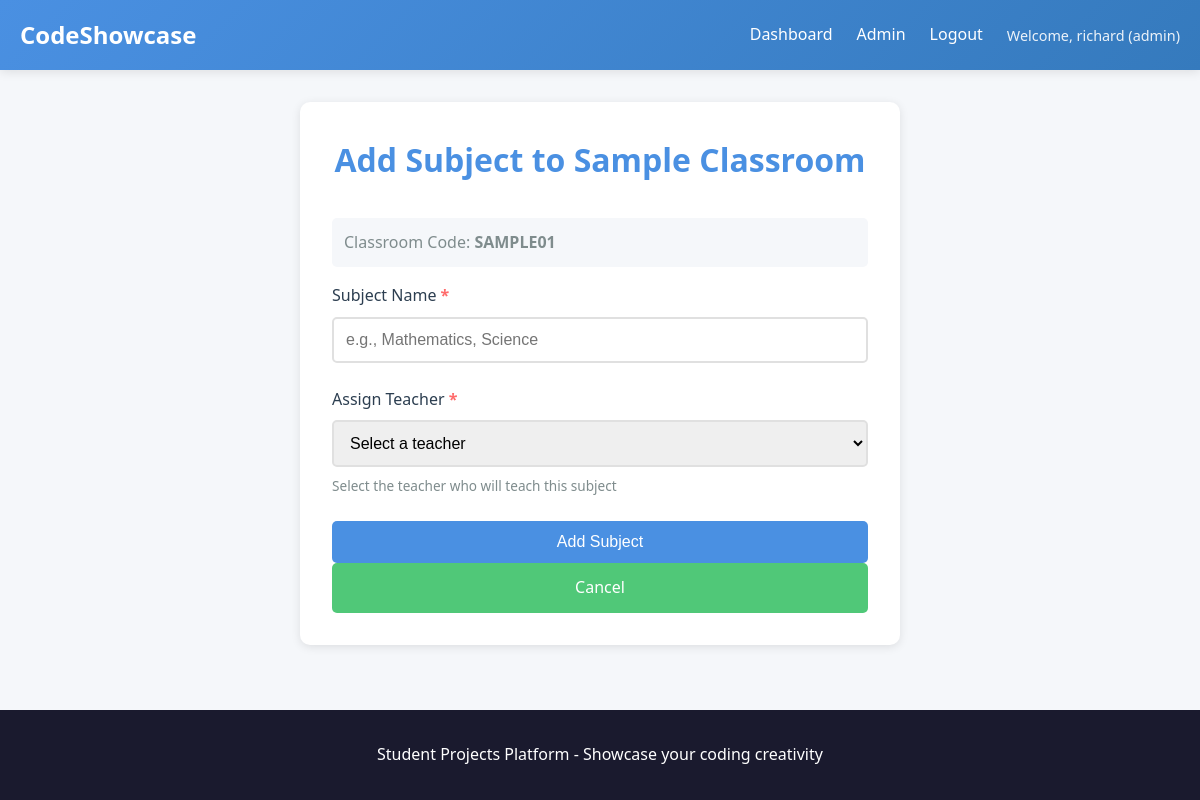
Screenshot of /admin/classroom/1/add-subject (signed in) with the database file from the repository.
### app.py (models this page shows)
class User(UserMixin, db.Model):
    id = db.Column(db.Integer, primary_key=True)
    username = db.Column(db.String(80), unique=True, nullable=False)
    email = db.Column(db.String(120), unique=True, nullable=False)
    password_hash = db.Column(db.String(255), nullable=False)
    role = db.Column(db.String(20), default='student')  # student, teacher, staff, parent, or admin
    parent_email = db.Column(db.String(120), nullable=True)  # Parent email for students (required for students)
    created_at = db.Column(db.DateTime, default=datetime.utcnow)
    classrooms = db.relationship('Classroom', backref='teacher', lazy=True)
    projects = db.relationship('Project', foreign_keys='Project.student_id', backref='student', lazy=True)
    challenge_submissions = db.relationship('ChallengeSubmission', backref='student', lazy=True)

class Classroom(db.Model):
    id = db.Column(db.Integer, primary_key=True)
    name = db.Column(db.String(100), nullable=False)
    code = db.Column(db.String(10), unique=True, nullable=False)
    teacher_id = db.Column(db.Integer, db.ForeignKey('user.id'), nullable=False)
    created_at = db.Column(db.DateTime, default=datetime.utcnow)
    students = db.relationship('ClassroomStudent', backref='classroom', lazy=True, cascade='all, delete-orphan')
    projects = db.relationship('Project', backref='classroom', lazy=True)
    challenges = db.relationship('Challenge', backref='classroom', lazy=True)
    subjects = db.relationship('Subject', backref='classroom', lazy=True, cascade='all, delete-orphan')

### app.py (the view, shortened to what this page needs)
@app.route('/admin/classroom/<int:classroom_id>/add-subject', methods=['GET', 'POST'])
@admin_required
def add_subject(classroom_id):
    classroom = Classroom.query.get_or_404(classroom_id)
    teachers = User.query.filter_by(role='teacher').all()
    return render_template('add_subject.html', classroom=classroom, teachers=teachers)

### app.py (called while the page is built)
@login_manager.user_loader
def load_user(user_id):
    return User.query.get(int(user_id))

def admin_required(f):
    @wraps(f)
    @login_required
    def decorated_function(*args, **kwargs):
        if current_user.role != 'admin':
            flash('Access denied. Admin privileges required.', 'error')
            return redirect(url_for('dashboard'))
        return f(*args, **kwargs)
    return decorated_function

### templates/add_subject.html (shortened to what this page needs)
{% extends "base.html" %}
{% block content %}
<div class="container">
    <div class="form-container">
        <h1>Add Subject to {{ classroom.name }}</h1>
        <p class="classroom-info">Classroom Code: <strong>{{ classroom.code }}</strong></p>
        <form method="POST" action="{{ url_for('add_subject', classroom_id=classroom.id) }}">
            <div class="form-group">
                <label for="name">Subject Name <span class="required">*</span></label>
                <input type="text" id="name" name="name" required placeholder="e.g., Mathematics, Science">
            </div>
            <div class="form-group">
                <label for="teacher_id">Assign Teacher <span class="required">*</span></label>
                <select id="teacher_id" name="teacher_id" required>
                    <option value="">Select a teacher</option>
                </select>
                <small>Select the teacher who will teach this subject</small>
            </div>
            <button type="submit" class="btn btn-primary btn-block">Add Subject</button>
            <a href="{{ url_for('classroom_view', classroom_id=classroom.id) }}" class="btn btn-secondary btn-block">Cancel</a>
        </form>
    </div>
</div>
{% endblock %}

### templates/base.html (shortened to what this page needs)
<!DOCTYPE html>
<html lang="en">
<head>
    <link rel="stylesheet" href="{{ url_for('static', filename='css/style.css') }}">
</head>
<body>
    <nav class="navbar">
        <div class="container">
            <a href="{{ url_for('index') }}" class="logo">CodeShowcase</a>
            <div class="nav-links">
                {% if current_user.is_authenticated %}
                    <a href="{{ url_for('dashboard') }}">Dashboard</a>
                    {% if current_user.role == 'admin' %}
                        <a href="{{ url_for('admin_dashboard') }}">Admin</a>
                    {% endif %}
                    <a href="{{ url_for('logout') }}">Logout</a>
                    <span class="user-info">Welcome, {{ current_user.username }} ({{ current_user.role }})</span>
                {% else %}
                    <a href="{{ url_for('login') }}">Login</a>
                    <a href="{{ url_for('register') }}">Register</a>
                {% endif %}
            </div>
        </div>
    </nav>
    <main class="main-content">
        {% block content %}{% endblock %}
    </main>
    <footer class="footer">
        <div class="container">
            <p>Student Projects Platform - Showcase your coding creativity</p>
        </div>
    </footer>
</body>
</html>

### static/css/style.css (style rules this page uses)
* { margin: 0; padding: 0; box-sizing: border-box; }
:root { --primary-color: #4a90e2; --secondary-color: #50c878; --accent-color: #ff6b6b; --dark-bg: #1a1a2e; --light-bg: #f5f7fa; --text-dark: #2c3e50; --text-light: #7f8c8d; --border-color: #e0e0e0; --shadow: 0 2px 10px rgba(0, 0, 0, 0.1); --shadow-hover: 0 4px 20px rgba(0, 0, 0, 0.15); }
body { font-family: 'Segoe UI', Tahoma, Geneva, Verdana, sans-serif; background-color: var(--light-bg); color: var(--text-dark); line-height: 1.6; min-height: 100vh; display: flex; flex-direction: column; }
.container { max-width: 1200px; margin: 0 auto; padding: 0 20px; width: 100%; }
.navbar { background: linear-gradient(135deg, var(--primary-color), #357abd); color: white; padding: 1rem 0; box-shadow: var(--shadow); }
.navbar .container { display: flex; justify-content: space-between; align-items: center; }
.logo { font-size: 1.5rem; font-weight: bold; color: white; text-decoration: none; }
.nav-links { display: flex; gap: 1.5rem; align-items: center; }
.nav-links a { color: white; text-decoration: none; transition: opacity 0.3s; }
.user-info { font-size: 0.9rem; opacity: 0.9; }
.main-content { flex: 1; padding: 2rem 0; }
.form-group { margin-bottom: 1.5rem; }
.form-group label { display: block; margin-bottom: 0.5rem; color: var(--text-dark); font-weight: 500; }
.form-group input, .form-group select, .form-group textarea { width: 100%; padding: 0.75rem; border: 2px solid var(--border-color); border-radius: 5px; font-size: 1rem; transition: border-color 0.3s; }
.form-group small { display: block; margin-top: 0.5rem; color: var(--text-light); font-size: 0.85rem; }
.btn { padding: 0.75rem 1.5rem; border: none; border-radius: 5px; font-size: 1rem; cursor: pointer; text-decoration: none; display: inline-block; transition: all 0.3s; font-weight: 500; }
.btn-primary { background: var(--primary-color); color: white; }
.btn-secondary { background: var(--secondary-color); color: white; }
.btn-block { width: 100%; text-align: center; }
.form-container { background: white; padding: 2rem; border-radius: 10px; box-shadow: var(--shadow); max-width: 600px; margin: 0 auto; }
.form-container h1 { color: var(--primary-color); margin-bottom: 2rem; text-align: center; }
.footer { background: var(--dark-bg); color: white; text-align: center; padding: 2rem 0; margin-top: auto; }
.required { color: var(--accent-color); font-weight: bold; }
.classroom-info { color: var(--text-light); margin-bottom: 1rem; padding: 0.75rem; background: var(--light-bg); border-radius: 5px; }

### rows the page displays
User: username "richard", role "admin"
Classroom: name "Sample Classroom", code "SAMPLE01"
